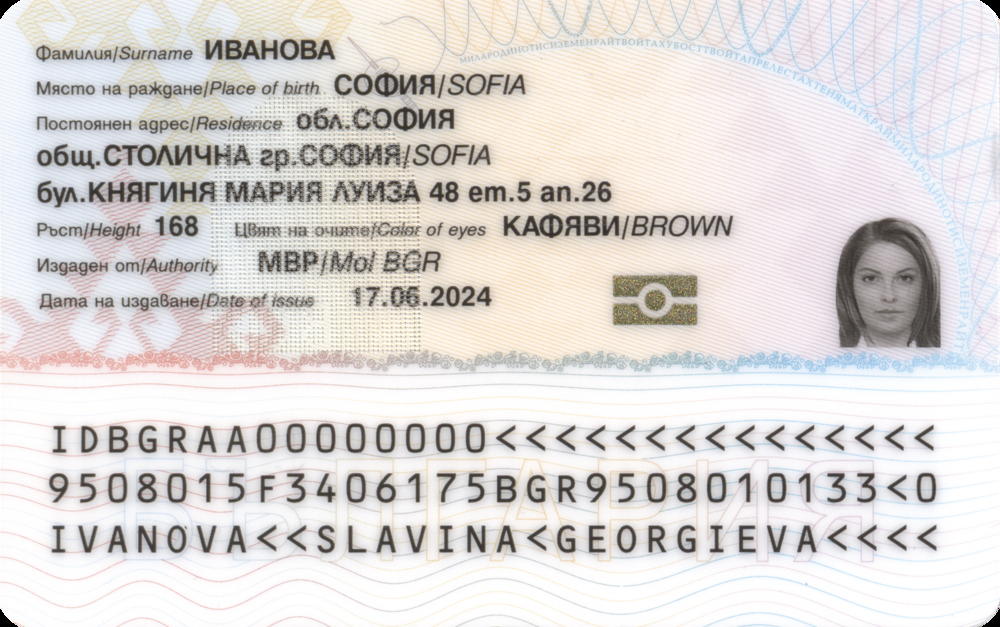
#> input picture Bulgarian_Identity_card_-_back_(2024).png, 1000 x 627 px
$ python -i id_processor_web.py   (imports and definitions only)
#> lines starting #> are read from the running program, lines starting #| are printed output that depends on the picture; after the words box and inside, x2 and y2 are one past the last pixel; in counts of white or black regions, pixels touching at a corner belong together
import cv2
import numpy as np
import json
import os
import time
# Google Cloud Vision imports disabled - no longer extracting text
# from google.cloud import vision
# from google.cloud.vision_v1 import types
import io
import re

class IDProcessorWeb:
    def __init__(self, formats_file="formats.json"):
        # Load the ID card formats
        with open(formats_file, 'r', encoding='utf-8') as f:
            self.formats = json.load(f)

        # [8 lines of commented-out code are left out]
        self.vision_client = None
        self.vision_available = False
        print("Google Cloud Vision disabled - only image capture functionality available")

        # Initialize camera
        self.cap = None

    def detect_id_card(self, frame):
        """Detect the ID card in the frame and extract its corners."""
        # Convert to grayscale
        gray = cv2.cvtColor(frame, cv2.COLOR_BGR2GRAY)

        # Apply Gaussian blur
        blur = cv2.GaussianBlur(gray, (5, 5), 0)

        # Try multiple approaches for better detection
        detected_corners = None

        # Approach 1: Default Canny edge detection
        edges = cv2.Canny(blur, 75, 200)
        detected_corners = self._find_card_in_edges(edges, frame, min_area=30000)
        if detected_corners is not None:
            return detected_corners

        # Approach 2: Lower threshold Canny for different lighting
        edges = cv2.Canny(blur, 30, 150)
        detected_corners = self._find_card_in_edges(edges, frame, min_area=30000)
        if detected_corners is not None:
            return detected_corners

        # Approach 3: Try adaptive thresholding
        thresh = cv2.adaptiveThreshold(blur, 255, cv2.ADAPTIVE_THRESH_GAUSSIAN_C, cv2.THRESH_BINARY, 11, 2)
        detected_corners = self._find_card_in_edges(thresh, frame, min_area=20000)
        if detected_corners is not None:
            return detected_corners

        # Approach 4: Try with background subtraction
        kernel = np.ones((5,5), np.uint8)
        morph = cv2.morphologyEx(thresh, cv2.MORPH_CLOSE, kernel)
        morph = cv2.morphologyEx(morph, cv2.MORPH_OPEN, kernel)
        detected_corners = self._find_card_in_edges(morph, frame, min_area=15000)

        return detected_corners

    def _find_card_in_edges(self, edges, frame, min_area=30000, epsilon_factor=0.02):
        """Helper method to find card contours in edge-detected image."""
        # Find contours
        contours, _ = cv2.findContours(edges, cv2.RETR_LIST, cv2.CHAIN_APPROX_SIMPLE)

        if not contours:
            return None

        # Sort contours by area (descending)
        contours = sorted(contours, key=cv2.contourArea, reverse=True)

        # Try different epsilon factors for approximation
        epsilon_factors = [0.02, 0.03, 0.01, 0.04]

        for contour in contours[:10]:  # Check the 10 largest contours
            area = cv2.contourArea(contour)

            # Skip if too small
            if area < min_area:
                continue

            # Try to find a quadrilateral with different approximation parameters
            for epsilon in epsilon_factors:
                peri = cv2.arcLength(contour, True)
                approx = cv2.approxPolyDP(contour, epsilon * peri, True)

                # Accept if it has 4 points (perfect quad) or close (4-6 points)
                if 4 <= len(approx) <= 6:
                    # If we have more than 4 points, try to get the 4 most extreme ones
                    if len(approx) > 4:
                        # Get a rotated rectangle which fits the contour
                        rect = cv2.minAreaRect(approx)
                        box = cv2.boxPoints(rect)
                        box = np.array(box, dtype=np.int32)
                        return box.reshape(-1, 1, 2)

                    return approx

        return None

    # [149 lines left out: functions order_points, extract_text_from_image, map_text_to_fields, not called in this run]

>>> import cv2
>>> picture = cv2.imread('Bulgarian_Identity_card_-_back_(2024).png')
#> picture is the input picture: shape (627, 1000, 3); mean B, G, R 214.9, 216.6, 220.5
>>> result = IDProcessorWeb().detect_id_card(picture)
#> (reads formats.json from the repository)
#> in detect_id_card, `gray = cv2.cvtColor(frame, cv2.COLOR_BGR2GRAY)`:
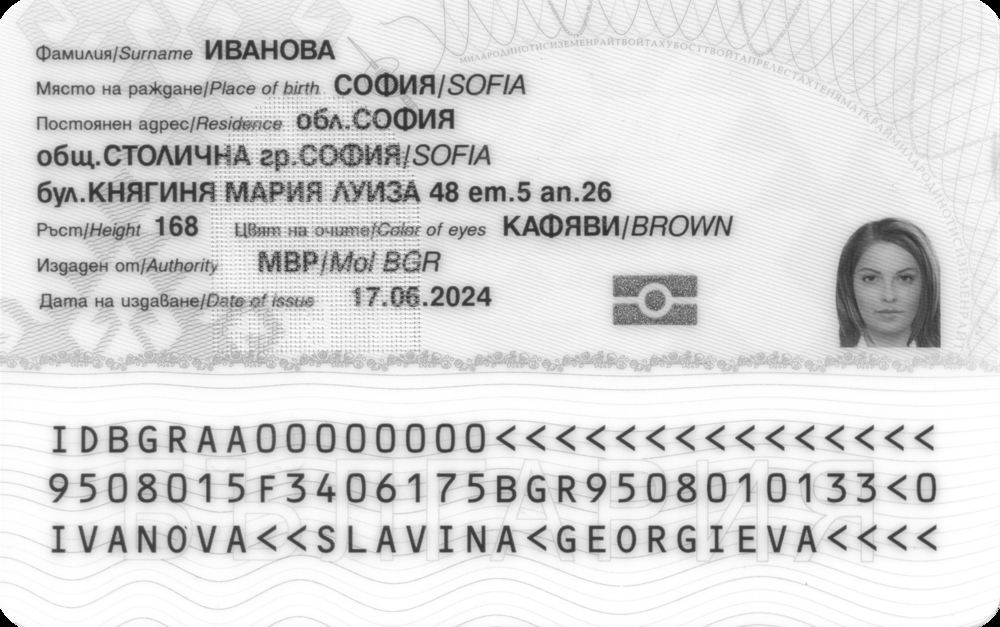
#> gray: shape (627, 1000); min 0, max 255, mean 217.5
#> in detect_id_card, `edges = cv2.Canny(blur, 75, 200)`:
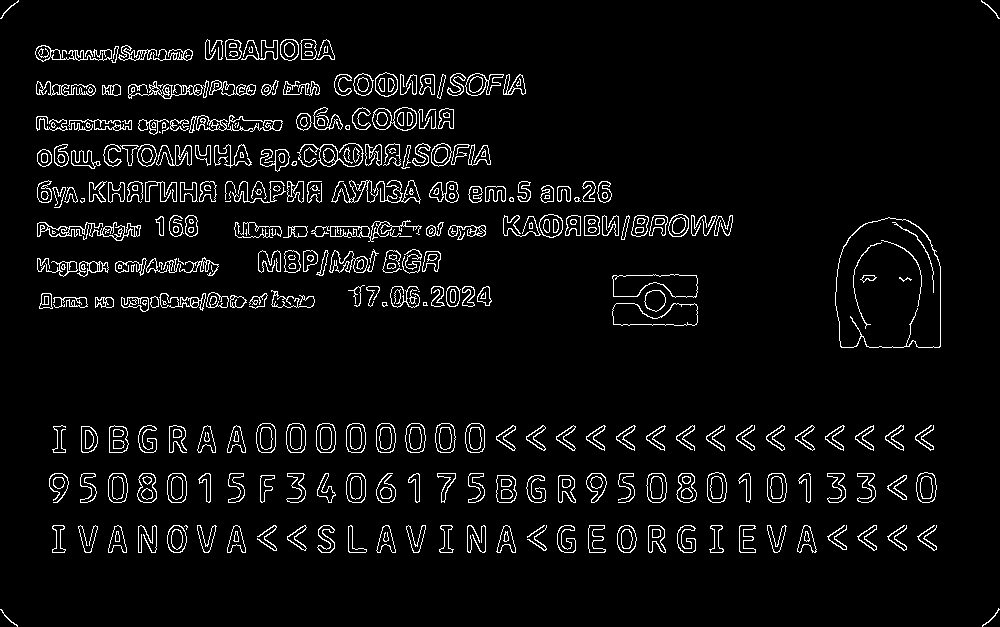
#> edges: shape (627, 1000); 5% white in thin lines or dots
#> in _find_card_in_edges, `contours, _ = cv2.findContours(edges, cv2.RETR_LIST, cv2.CHAIN_APPROX_..`: contours = 777 contours, 197 with area under 20; largest, box (x1, y1, x2, y2) and area: (835, 217, 941, 348) 11938, (835, 217, 941, 348) 11862, (612, 274, 698, 298) 1440, (612, 274, 698, 298) 1415, (612, 303, 698, 326) 1398
#> the loop in _find_card_in_edges, `for contour in contours[:10]:` made 10 passes
#> area on passes 1 to 10: 11938.5, 11861.5, 1440, 1415, 1397.5, 1371.5, 761.5, 614, 506, 504.5
#> in detect_id_card, `edges = cv2.Canny(blur, 30, 150)`:
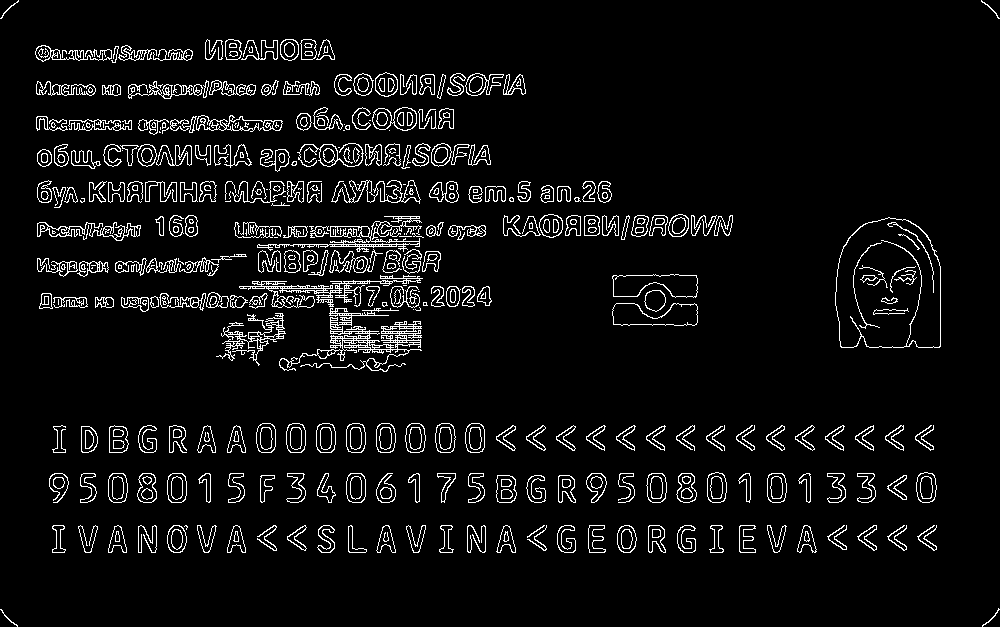
#> edges: shape (627, 1000); 5.8% white in thin lines or dots
#> in _find_card_in_edges (call 2), `contours, _ = cv2.findContours(edges, cv2.RETR_LIST, cv2.CHAIN_APPROX_..`: contours = 1080 contours, 472 with area under 20; largest, box (x1, y1, x2, y2) and area: (835, 217, 941, 348) 11938, (835, 217, 941, 348) 11844, (279, 308, 422, 372) 1540, (612, 274, 698, 298) 1440, (612, 274, 698, 298) 1415
#> the loop in _find_card_in_edges (call 2), `for contour in contours[:10]:` made 10 passes
#> area on passes 1 to 10: 11938.5, 11844, 1539.5, 1440, 1415, 1397.5, 1371.5, 1017.5, 783.5, 761.5
#> in detect_id_card, `thresh = cv2.adaptiveThreshold(blur, 255, cv2.ADAPTIVE_THRESH_GAUSSIAN..`:
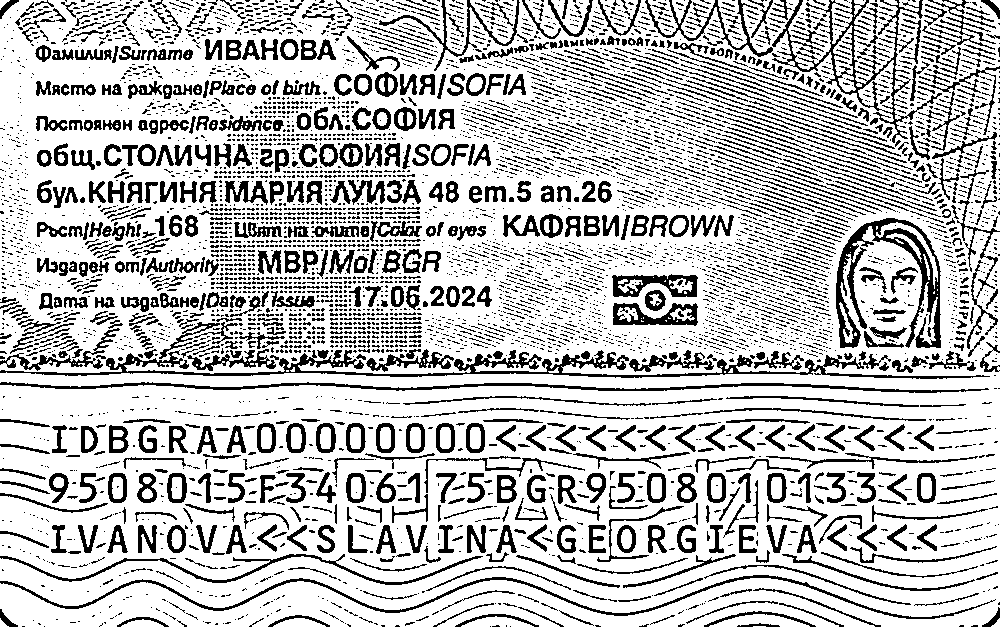
#> thresh: shape (627, 1000); 75.3% white; 5590 black regions (4514 under 20 px)
#> in _find_card_in_edges (call 3), `contours, _ = cv2.findContours(edges, cv2.RETR_LIST, cv2.CHAIN_APPROX_..`: contours = 7653 contours, 5895 with area under 20; largest, box (x1, y1, x2, y2) and area: (0, 0, 1000, 627) 581789, (835, 217, 942, 349) 4921, (854, 0, 898, 84) 2434, (788, 0, 831, 70) 1972, (611, 273, 699, 298) 1537
#> the loop in _find_card_in_edges, `for contour in contours[:10]:` made 1 pass
#> area on pass 1: 581789
#> in detect_id_card, `detected_corners = self._find_card_in_edges(thresh, frame, min_area=20..`: detected_corners = [[11, 633], [0, 19], [983, 0], [995, 613]]
#> result = [[11, 633], [0, 19], [983, 0], [995, 613]]
